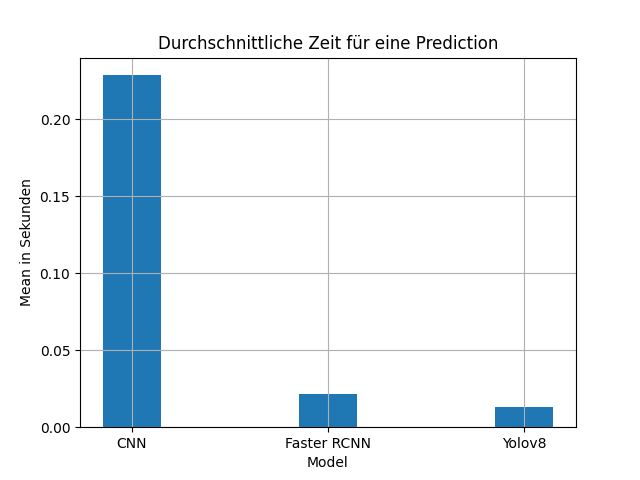

The Python source for this figure:
import matplotlib.pyplot as plt

txt_paths = ["/root/src/own_model/best_model/prediction_time.txt",
             "/root/src/own_model/faster_rcnn_model/prediction_time.txt",
             "/root/src/own_model/yolo_model/prediction_time.txt"]

# Function to calculate the mean of values in a text file
def calculate_mean_from_file(file_path):
    # Initialize an empty list to store the values
    values = []
    
    # Open the file in read mode
    with open(file_path, 'r') as file:
        # Read each line in the file
        for line in file:
            # Strip any leading/trailing whitespace and convert to float
            value = float(line.strip())
            # Append the value to the list
            values.append(value)
    
    # Calculate the mean
    mean_value = sum(values) / len(values) if values else 0
    
    return mean_value

# Example usage
mean_values = []
for txt_path in txt_paths:
    mean_values.append(calculate_mean_from_file(txt_path))

labels = ["CNN", "Faster RCNN", "Yolov8"]

for i in range(3):
    print(labels[i] + ": " + str(mean_values[i]))

# Create the bar chart
plt.bar(labels, mean_values, width=0.3)

# Add a title and labels for the axes (optional)
plt.title('Durchschnittliche Zeit für eine Prediction')
plt.xlabel('Model')
plt.ylabel('Mean in Sekunden')
plt.grid()

# Display the plot
plt.show()
